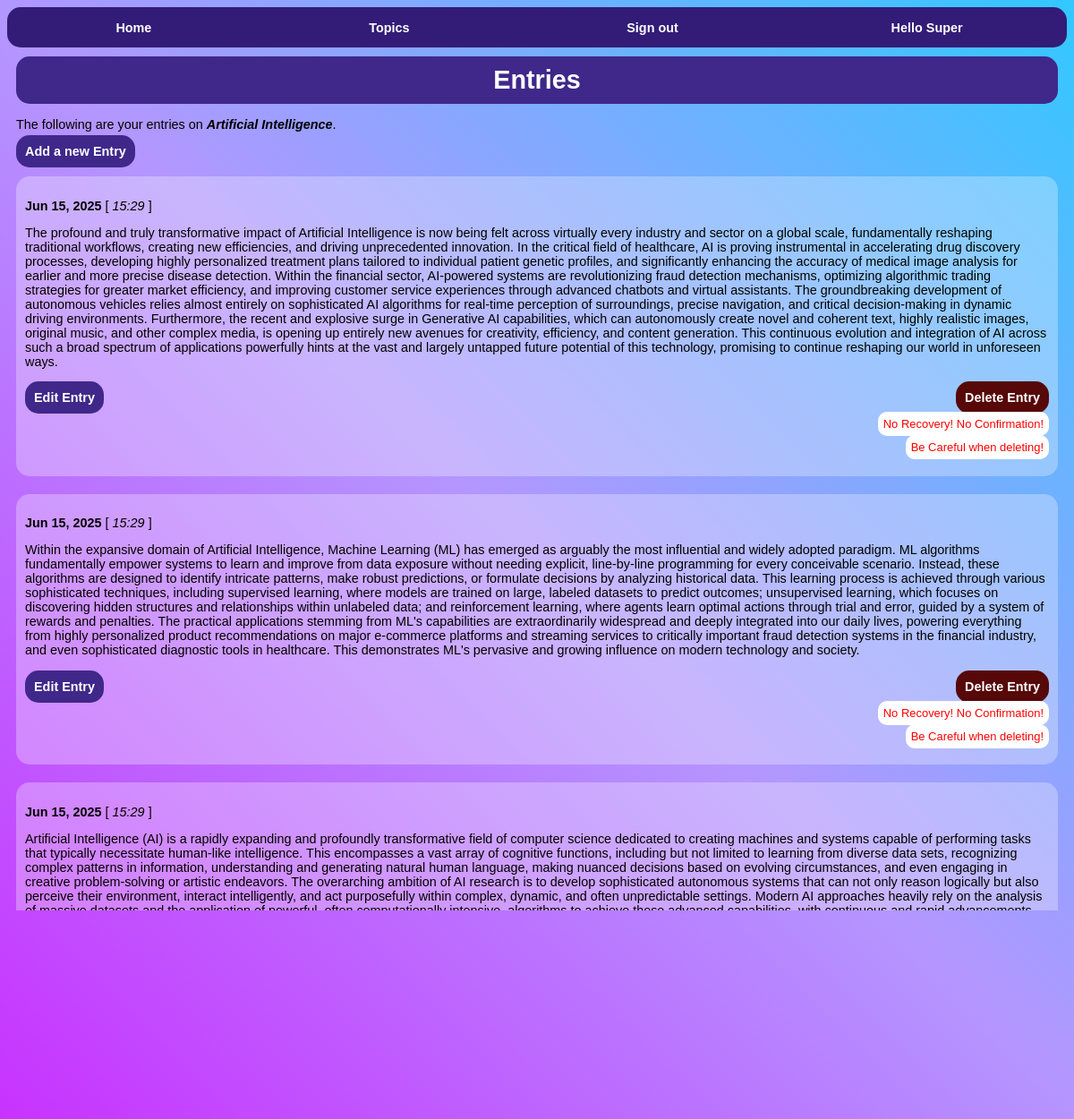
Screenshot of /topic/1/ (signed in) with the database file from the repository.
### learning_log/models.py (models this page shows, shortened)
class Topic(models.Model):
    text = models.CharField(max_length=200)
    owner = models.ForeignKey(User, on_delete=models.CASCADE)
    date_added = models.DateTimeField(auto_now_add=True)

class Entry(models.Model):
    topic = models.ForeignKey(Topic, on_delete=models.CASCADE)
    text = models.TextField()
    date_added = models.DateTimeField(auto_now_add=True)
    class Meta:
        verbose_name_plural = 'entries'

### learning_log/views.py (the view)
# urls.py: path('topic/<int:topic_id>/', views.topic, name='topic'),
@login_required
def topic(request, topic_id):
    topic = Topic.objects.get(id=topic_id)
    entries = topic.entry_set.order_by('-date_added')
    if request.user != topic.owner:
        raise Http404
    button2 = False
    if len(entries) > 10:
        button2 = True
    context = {'topic': topic, 'entries': entries, 'button2': button2}
    return render(request, 'learning_log/topic.html', context)

### learning_log/templates/learning_log/topic.html (shortened to what this page needs)
{% extends 'learning_log/base.html' %}
{% block content %}
    <div id="topic-page">
        <h1>Entries</h1>
        <p>The following are your entries on <strong><i>{{ topic.text }}</i></strong>.</p>
        <p>
            <a href="{% url 'learning_log:new_entry' topic.id %}" id="new-entry-button">Add a new Entry</a>
        </p>
        {% for entry in entries %}
            <div id="entry-display-box">
                <p>
                    <strong>{{ entry.date_added|date:'M d, Y' }}</strong>
                    [ <i>{{ entry.date_added|date:' H:i' }}</i> ]
                </p>
                <p>{{ entry.text|linebreaks }}</p>
                <p>
                    <div>
                        <a href="{% url 'learning_log:edit_entry' entry.id %}" id="edit-entry-button" class="left">Edit Entry</a>
                        <a href="{% url 'learning_log:delete_entry' entry.id %}" id="delete-entry-button" class="right">Delete Entry</a>
                        <br><br>
                        <p id="delete-caution-p"><span id="delete-caution-span">No Recovery! No Confirmation!</span></p>
                        <p id="delete-caution-p"><span id="delete-caution-span">Be Careful when deleting!</span></p>
                    </div>
                </p>
            </div>
        {% empty %}
            <p>No entries added for this topic!</p>
        {% endfor %}
    </div>
{% endblock content %}

### learning_log/templates/learning_log/base.html (shortened to what this page needs)
{% load static %}
<!DOCTYPE html>
<html>
    <head>
        <link rel="stylesheet" href="{% static 'learning_log/css/base_styles.css' %}">
    </head>
    <body>
        <div id="body-content">
            <div id="navigation-bar">
                <p>
                    <div id="navigation-item">
                        <a href="{% url 'learning_log:index' %}">Home</a>
                    </div>
                    <div id="navigation-item">
                        <a href="{% url 'learning_log:topics' %}">Topics</a>
                    </div>
                {% if user.is_authenticated %}
                    <div id="navigation-item">
                        <form action="{% url 'accounts:logout' %}" method="post">
                            <button name="submit" id="logout-button">Sign out</button>
                        </form>
                    </div>
                    <div id="navigation-item">Hello <span id="username">{{ user.username }}</span></div>
                {% else %}
                    <div id="navigation-item"><a href="{% url 'accounts:login' %}">Login</a></div>
                    <div id="navigation-item"><a href="{% url 'accounts:register' %}">Register</a></div>
                {% endif %}
                </p>
            </div>
            <div id="block-content">
            {% block content %}
            {% endblock content %}
            </div>
            <div id="footer">
                <a href="https://github.com/mapessah/">Mapessah</a>
            </div>
        </div>
    </body>
</html>

### learning_log/static/learning_log/css/base_styles.css (style rules this page uses)
body { background: linear-gradient(45deg, rgb(200,50, 255), rgb(180, 150, 255), rgb(50, 200, 255)); background-attachment: fixed; font-family: 'Franklin Gothic Medium', 'Arial Narrow', Arial, sans-serif; font-size: .9em; }
#block-content { padding: 10px; min-height: 75vh; display: flex; }
#topic-page, #login-form-page, #topics-page, #registration-form-page, #new-topic-form-page { margin: auto; }
#navigation-bar { display: flex; background: rgb(50, 28, 119); height: 1.2cm; border-radius: 15px; }
#navigation-item { margin: auto; }
#navigation-item a, #navigation-bar a, #navigation-item, #logout-button { color: white; font-weight: bold; text-decoration: none; padding: 5px; background: none; border: none; font-size: 1em; }
#footer { background: rgb(63, 40, 138); padding: 10px; text-align: center; border-radius: 15px; }
#footer a, #footer { color: white; font-weight: bold; font-size: .9em; font-style: italic; }
h1, h2, h3 { background-color: rgb(63, 40, 138); color: white; text-align: center; padding: 10px; margin-top: 0; margin-bottom: 0; border-radius: 15px; }
#username { text-transform: capitalize; }
#new-topic-button, #edit-entry-form-button ,#new-entry-form-button, #new-entry-button, #edit-entry-button, #login-form-button, #registration-form-button { background-color: rgb(63, 40, 138); color: white; text-align: center; padding: 10px; text-decoration: none; font-weight: bold; border-radius: 15px; }
#edit-entry-button { float: inline-start; }
#delete-entry-button { background-color: rgb(87, 8, 8); color: white; text-align: center; padding: 10px; text-decoration: none; font-weight: bold; float: inline-end; border-radius: 15px; }
form { display:table; }
#delete-caution-p { float: none; background: none; margin-bottom: 10px; margin-top: 7px; text-align: end; }
#delete-caution-span { color: red; background-color: white; padding: 6px; font-size: .9em; border-radius: 10px; }
#entry-display-box { background-color: rgba(250, 250, 250, .3); padding: 10px; margin: 20px 0 20px 0; border-radius: 15px; }

### rows the page displays
Topic: text "Artificial Intelligence"
Entry: date_added "Jun 15, 2025", date_added "15:29", text "The profound and truly transformative impact of Artificial Intelligence is now being felt across virtually every industry and sector on a global scale, fundamentally reshaping traditional workflows, creating new efficiencies, and driving unprecedented innovation. In the critical field of healthcare, AI is proving instrumental in accelerating drug discovery processes, developing highly personalized treatment plans tailored to individual patient genetic profiles, and significantly enhancing the accuracy of medical image analysis for earlier and more precise disease detection. Within the financial sector, AI-powered systems are revolutionizing fraud detection mechanisms, optimizing algorithmic…"
Entry: date_added "Jun 15, 2025", date_added "15:29", text "Within the expansive domain of Artificial Intelligence, Machine Learning (ML) has emerged as arguably the most influential and widely adopted paradigm. ML algorithms fundamentally empower systems to learn and improve from data exposure without needing explicit, line-by-line programming for every conceivable scenario. Instead, these algorithms are designed to identify intricate patterns, make robust predictions, or formulate decisions by analyzing historical data. This learning process is achieved through various sophisticated techniques, including supervised learning, where models are trained on large, labeled datasets to predict outcomes; unsupervised learning, which focuses on discovering…"
Entry: date_added "Jun 15, 2025", date_added "15:29", text "Artificial Intelligence (AI) is a rapidly expanding and profoundly transformative field of computer science dedicated to creating machines and systems capable of performing tasks that typically necessitate human-like intelligence. This encompasses a vast array of cognitive functions, including but not limited to learning from diverse data sets, recognizing complex patterns in information, understanding and generating natural human language, making nuanced decisions based on evolving circumstances, and even engaging in creative problem-solving or artistic endeavors. The overarching ambition of AI research is to develop sophisticated autonomous systems that can not only reason logically but…"

### other values shown
{{ user.username }} "Super"
